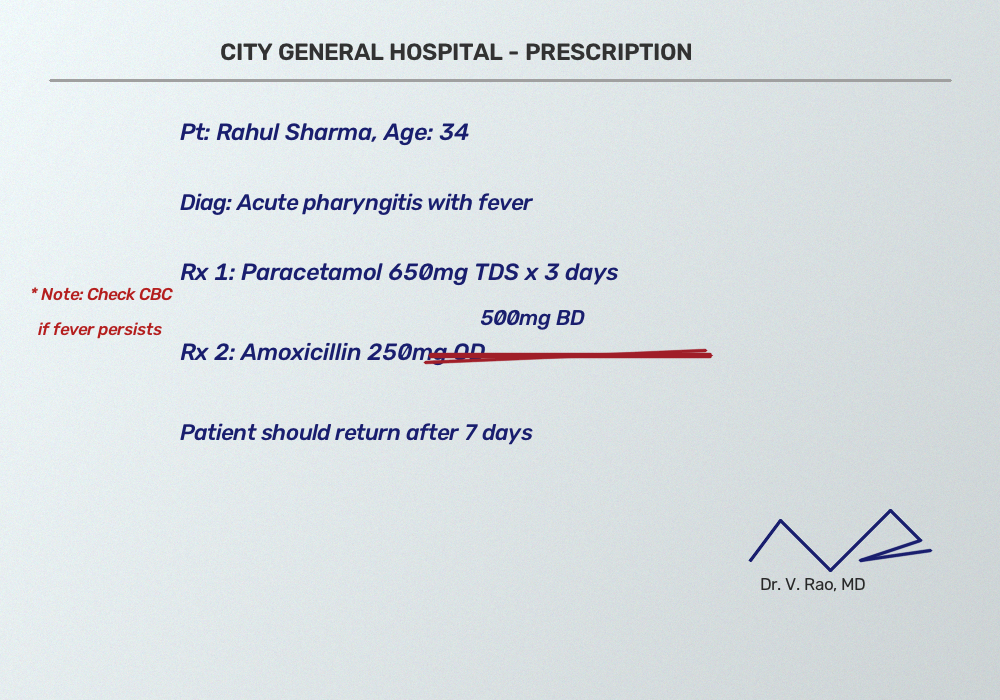
#> input picture ai/tests/samples/sample_doctor_prescription.png, 1000 x 700 px
$ python -i preprocessor.py   (imports and definitions only)
#> lines starting #> are read from the running program, lines starting #| are printed output that depends on the picture; after the words box and inside, x2 and y2 are one past the last pixel; in counts of white or black regions, pixels touching at a corner belong together
"""
Modular Image Preprocessor for Handwriting and Document Enhancement.
Preserves the original image while producing optimized inputs for HTR/OCR.
"""

from typing import Tuple, List, Dict, Optional, Union
from pathlib import Path
import cv2
import numpy as np


class ImagePreprocessor:
    """
    Applies selective, modular image enhancement operations to improve
    character contrast, eliminate shadows, correct page tilt, and reduce paper grain.
    """

    def __init__(self):
        pass

    @staticmethod
    def load_image(image_input: Union[str, Path, np.ndarray]) -> np.ndarray:
        """Loads image safely from path or validates existing numpy array."""
        if isinstance(image_input, (str, Path)):
            path = Path(image_input)
            if not path.exists():
                raise FileNotFoundError(f"Image not found at path: {path}")
            # cv2.imread on Windows handles UTF-8 paths poorly; use imdecode
            with open(path, "rb") as f:
                file_bytes = np.frombuffer(f.read(), dtype=np.uint8)
            img = cv2.imdecode(file_bytes, cv2.IMREAD_COLOR)
            if img is None:
                raise ValueError(f"Failed to decode image at path: {path}")
            return img
        elif isinstance(image_input, np.ndarray):
            return image_input.copy()
        else:
            raise TypeError(f"Unsupported image input type: {type(image_input)}")

    @staticmethod
    def smart_resize(img: np.ndarray, min_dim: int = 400, max_dim: int = 1080) -> Tuple[np.ndarray, float]:
        """
        Scales low-resolution handwriting to improve stroke visibility,
        and scales down oversized captures to optimize latency and memory.
        Returns resized image and the scale factor applied.
        """
        h, w = img.shape[:2]
        shortest = min(h, w)
        longest = max(h, w)

        scale = 1.0
        if longest > max_dim:
            scale = max_dim / float(longest)
        elif shortest < min_dim:
            scale = min_dim / float(shortest)

        if abs(scale - 1.0) > 0.05:
            new_w = int(w * scale)
            new_h = int(h * scale)
            interp = cv2.INTER_CUBIC if scale > 1.0 else cv2.INTER_AREA
            resized = cv2.resize(img, (new_w, new_h), interpolation=interp)
            return resized, scale
        return img, 1.0

    @staticmethod
    def normalize_illumination(img: np.ndarray) -> np.ndarray:
        """
        Removes uneven page lighting, mobile camera shadows, and gradients
        using morphological background approximation.
        """
        if len(img.shape) == 3:
            gray = cv2.cvtColor(img, cv2.COLOR_BGR2GRAY)
        else:
            gray = img.copy()

        # Large morphological kernel to estimate background illumination
        kernel_size = max(25, int(min(gray.shape) / 30) | 1)
        kernel = cv2.getStructuringElement(cv2.MORPH_RECT, (kernel_size, kernel_size))
        background = cv2.morphologyEx(gray, cv2.MORPH_DILATE, kernel)
        background = cv2.medianBlur(background, 21)

        # Normalize gray image by estimated background
        norm = np.clip((gray.astype(np.float32) / (background.astype(np.float32) + 1e-5)) * 255.0, 0, 255).astype(np.uint8)
        return norm

    @staticmethod
    def enhance_contrast_clahe(img: np.ndarray, clip_limit: float = 2.0, tile_size: int = 8) -> np.ndarray:
        """
        Contrast Limited Adaptive Histogram Equalization (CLAHE).
        Enhances faint ballpoint pen strokes and pencil scrawls without blowing out noise.
        """
        if len(img.shape) == 3:
            img = cv2.cvtColor(img, cv2.COLOR_BGR2GRAY)
        clahe = cv2.createCLAHE(clipLimit=clip_limit, tileGridSize=(tile_size, tile_size))
        return clahe.apply(img)

    @staticmethod
    def denoise_bilateral(img: np.ndarray, d: int = 5, sigma_color: float = 40.0, sigma_space: float = 40.0) -> np.ndarray:
        """
        Bilateral filtering smooths scanner/sensor noise and paper texture
        while strictly preserving high-frequency handwriting stroke boundaries.
        """
        return cv2.bilateralFilter(img, d=d, sigmaColor=sigma_color, sigmaSpace=sigma_space)

    @staticmethod
    def estimate_and_deskew(img: np.ndarray, max_angle: float = 30.0) -> Tuple[np.ndarray, float]:
        """
        Estimates skew angle via text contour orientations and straightens lines.
        Only applies correction if skew is between 0.8 and max_angle degrees.
        """
        if len(img.shape) == 3:
            gray = cv2.cvtColor(img, cv2.COLOR_BGR2GRAY)
        else:
            gray = img

        # Detect high-contrast stroke edges
        edges = cv2.Canny(gray, 50, 150, apertureSize=3)
        lines = cv2.HoughLinesP(edges, 1, np.pi / 180, threshold=100, minLineLength=80, maxLineGap=10)

        if lines is None or len(lines) < 4:
            return img, 0.0

        angles = []
        for line in lines:
            pts = line.reshape(-1)
            if len(pts) >= 4:
                x1, y1, x2, y2 = pts[0], pts[1], pts[2], pts[3]
                if x2 != x1:
                    angle = np.degrees(np.arctan2(y2 - y1, x2 - x1))
                    # Only keep near-horizontal text lines
                    if -max_angle <= angle <= max_angle:
                        angles.append(angle)

        if not angles:
            return img, 0.0

        median_angle = float(np.median(angles))
        if abs(median_angle) < 0.7:
            return img, 0.0  # Angle too small to bother rotating

        # Rotate around image center
        h, w = img.shape[:2]
        center = (w // 2, h // 2)
        rot_mat = cv2.getRotationMatrix2D(center, median_angle, 1.0)
        deskewed = cv2.warpAffine(img, rot_mat, (w, h), flags=cv2.INTER_CUBIC, borderMode=cv2.BORDER_REPLICATE)
        return deskewed, median_angle

    def process(
        self,
        image_input: Union[str, Path, np.ndarray],
        enabled_ops: Optional[List[str]] = None,
        store_artifacts: bool = False
    ) -> Tuple[np.ndarray, np.ndarray, List[str], Dict[str, np.ndarray]]:
        """
        Executes the selective preprocessing chain.

        Returns:
            original_image: Preserved untouched RGB/BGR image for VLM.
            preprocessed_image: Enhanced image for OCR/HTR engine.
            applied_operations: List of operation names actually applied.
            debug_artifacts: Dictionary mapping step names to intermediate visual arrays.
        """
        original = self.load_image(image_input)
        debug_artifacts: Dict[str, np.ndarray] = {"0_original": original.copy()} if store_artifacts else {}
        applied_ops: List[str] = []

        if enabled_ops is None:
            # Default production sequence tailored for messy handwriting
            enabled_ops = ["smart_resize", "illumination_norm", "clahe", "bilateral_denoise", "deskew"]

        current = original.copy()

        # Step 1: Smart Resize
        if "smart_resize" in enabled_ops:
            current, scale = self.smart_resize(current)
            if scale != 1.0:
                applied_ops.append(f"smart_resize(scale={scale:.2f})")
                if store_artifacts:
                    debug_artifacts["1_resized"] = current.copy()

        # Step 2: Illumination Normalization
        if "illumination_norm" in enabled_ops:
            current = self.normalize_illumination(current)
            applied_ops.append("normalize_illumination")
            if store_artifacts:
                debug_artifacts["2_illum_norm"] = current.copy()
        elif len(current.shape) == 3:
            current = cv2.cvtColor(current, cv2.COLOR_BGR2GRAY)

        # Step 3: Contrast Enhancement (CLAHE)
        if "clahe" in enabled_ops:
            current = self.enhance_contrast_clahe(current)
            applied_ops.append("clahe_contrast_enhancement")
            if store_artifacts:
                debug_artifacts["3_clahe"] = current.copy()

        # Step 4: Bilateral Denoising
        if "bilateral_denoise" in enabled_ops:
            current = self.denoise_bilateral(current)
            applied_ops.append("bilateral_denoise")
            if store_artifacts:
                debug_artifacts["4_denoised"] = current.copy()

        # Step 5: Deskew
        if "deskew" in enabled_ops:
            current, angle = self.estimate_and_deskew(current)
            if abs(angle) >= 0.7:
                applied_ops.append(f"deskew(angle={angle:.1f}deg)")
                if store_artifacts:
                    debug_artifacts["5_deskewed"] = current.copy()

        if store_artifacts:
            debug_artifacts["final_preprocessed"] = current.copy()
        return original, current, applied_ops, debug_artifacts

    @staticmethod
    def sharpen(img: np.ndarray, amount: float = 1.2) -> np.ndarray:
        """
        Unsharp masking filter to crispen faint cursive strokes.
        """
        if len(img.shape) == 3:
            gray = cv2.cvtColor(img, cv2.COLOR_BGR2GRAY)
        else:
            gray = img
        blurred = cv2.GaussianBlur(gray, (0, 0), 2.0)
        sharpened = cv2.addWeighted(gray, 1.0 + amount, blurred, -amount, 0)
        return sharpened

    @staticmethod
    def adaptive_threshold(img: np.ndarray) -> np.ndarray:
        """
        Gaussian adaptive thresholding to separate ink strokes from textured or stained paper.
        """
        if len(img.shape) == 3:
            gray = cv2.cvtColor(img, cv2.COLOR_BGR2GRAY)
        else:
            gray = img
        return cv2.adaptiveThreshold(
            gray, 255, cv2.ADAPTIVE_THRESH_GAUSSIAN_C, cv2.THRESH_BINARY, 21, 10
        )

    def generate_variants(self, base_preprocessed: np.ndarray) -> Dict[str, np.ndarray]:
        """
        Generates candidate preprocessing variants for multi-pass OCR comparison.
        Kept lean to minimize RAM overhead on low-memory environments.
        """
        return {
            "standard_enhanced": base_preprocessed,
            "sharpened_contrast": self.sharpen(base_preprocessed, amount=1.2),
        }

>>> import cv2
>>> picture = cv2.imread('../../tests/samples/sample_doctor_prescription.png')
#> picture is the input picture: shape (700, 1000, 3); mean B, G, R 226, 222.8, 216.3
>>> result = ImagePreprocessor().process(picture)
#> in process, `debug_artifacts: Dict[str, np.ndarray] = {"0_original": original.copy(..`: debug_artifacts = 0 items
#> in process, `current, scale = self.smart_resize(current)`: scale = 1
#> in normalize_illumination, `gray = cv2.cvtColor(img, cv2.COLOR_BGR2GRAY)`:
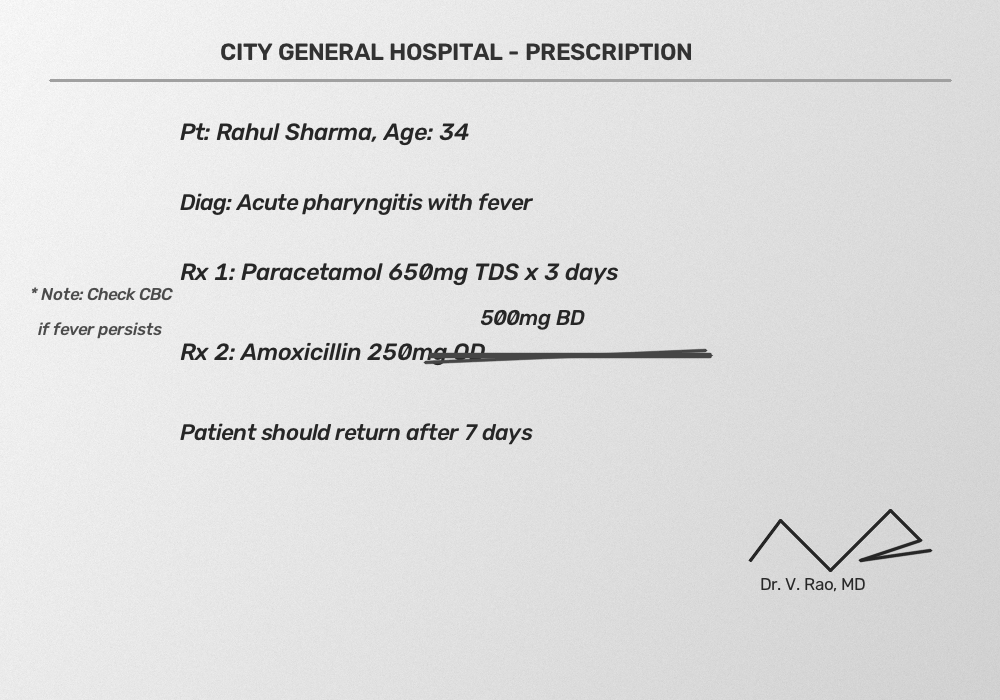
#> gray: shape (700, 1000); min 38, max 251, mean 221.2
#> in normalize_illumination, `background = cv2.morphologyEx(gray, cv2.MORPH_DILATE, kernel)`:
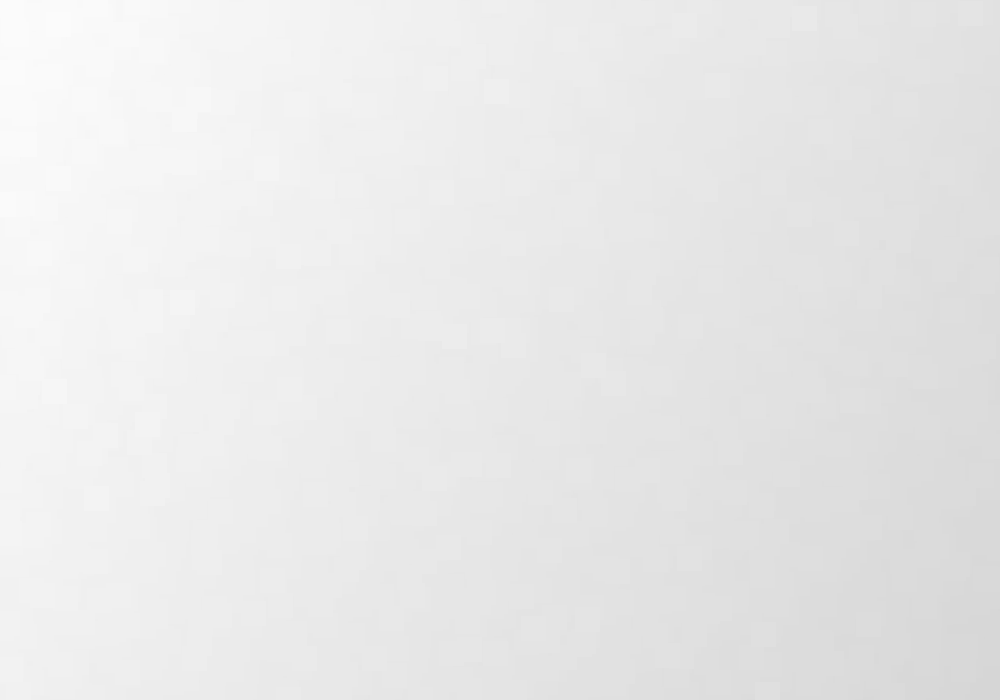
#> background: shape (700, 1000); min 214, max 251, mean 233
#> in normalize_illumination, `norm = np.clip((gray.astype(np.float32) / (background.astype(np.float3..`:
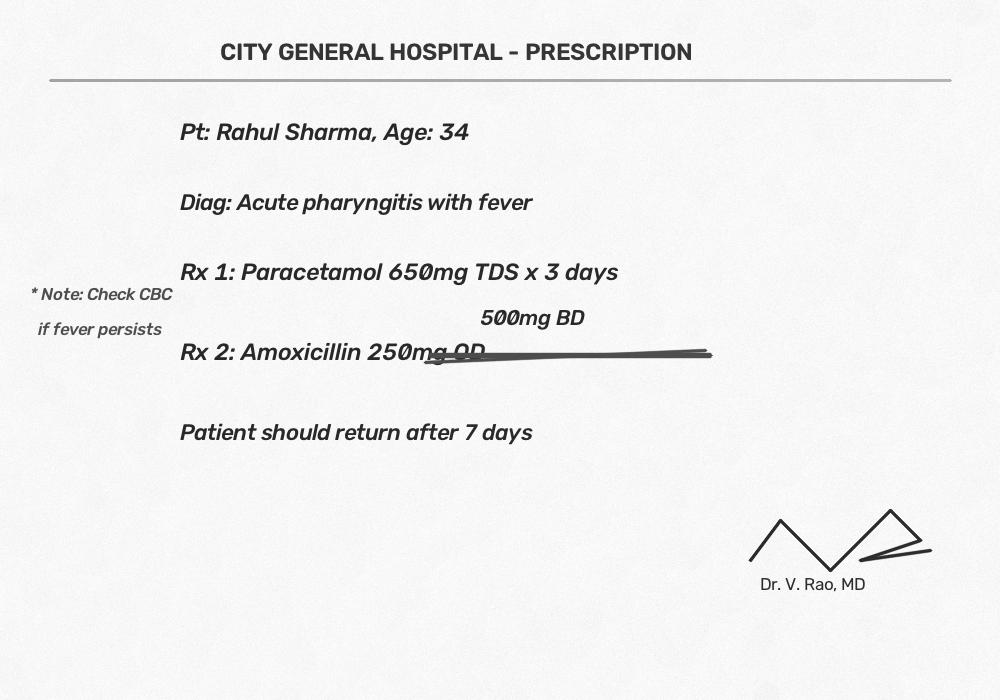
#> norm: shape (700, 1000); min 39, max 254, mean 241.7
#> in estimate_and_deskew, `edges = cv2.Canny(gray, 50, 150, apertureSize=3)`:
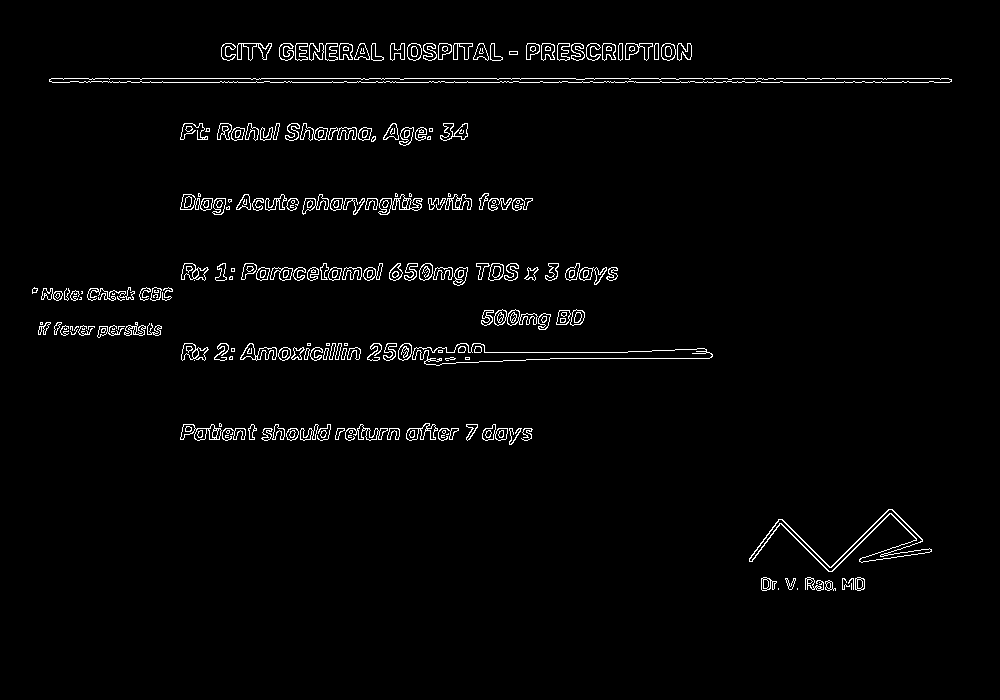
#> edges: shape (700, 1000); 2.2% white in thin lines or dots, all inside (x1, y1, x2, y2) = (32, 43, 952, 591)
#> in estimate_and_deskew, `lines = cv2.HoughLinesP(edges, 1, np.pi / 180, threshold=100, minLineL..`: lines = 60 rows, first 6: [51, 78, 948, 78], [102, 82, 949, 82], [391, 43, 494, 43], [243, 352, 360, 352], [550, 358, 709, 358], [281, 59, 502, 59]
#> the loop in estimate_and_deskew, `for line in lines:` made 60 passes
#> (x1, y1, x2, y2, angle) on passes 1 to 12: (51, 78, 948, 78, 0), (102, 82, 949, 82, 0), (391, 43, 494, 43, 0), (243, 352, 360, 352, 0), (550, 358, 709, 358, 0), (281, 59, 502, 59, 0), (242, 198, 532, 198, 0), (182, 428, 458, 428, 0), (373, 352, 627, 352, 0), (180, 209, 526, 209, 0), (195, 439, 452, 439, 0), (181, 359, 469, 359, 0)
#> after the loop in estimate_and_deskew, `for line in lines:`: angles = 60 values, max 2.39 at index 39, min -3.06 at index 52, mean 0.0837
#> in estimate_and_deskew, `median_angle = float(np.median(angles))`: median_angle = 0

$ run again, on ai/tests/samples/sample_messy_scrawl.png
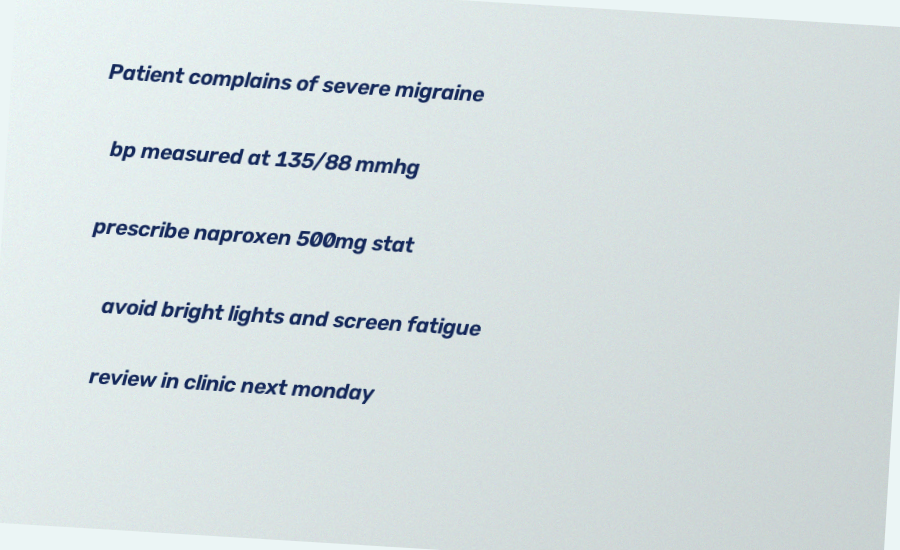
#> input picture ai/tests/samples/sample_messy_scrawl.png, 900 x 550 px
#> picture is the input picture: shape (550, 900, 3); mean B, G, R 223.6, 222.5, 213
#> debug_artifacts = 0 items
#> scale = 1
#> in estimate_and_deskew, `edges = cv2.Canny(gray, 50, 150, apertureSize=3)`:
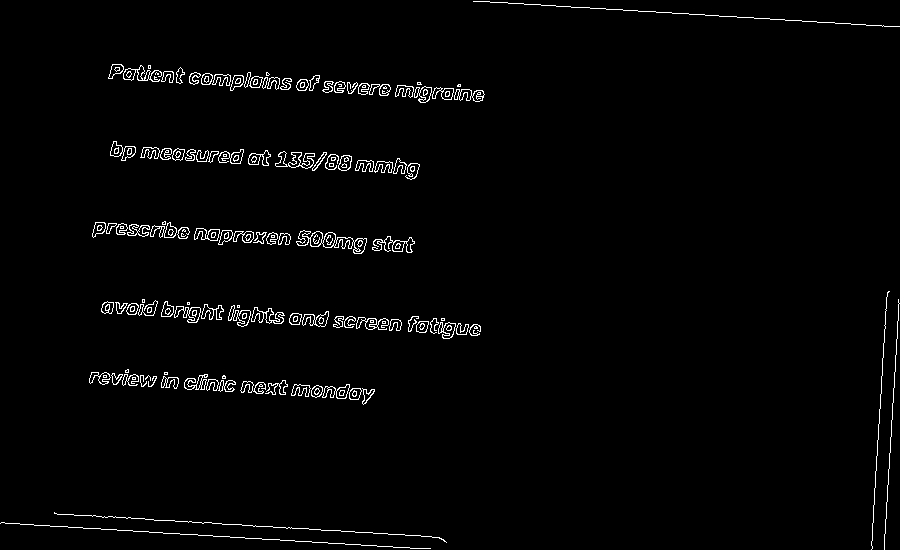
#> edges: shape (550, 900); 1.9% white in thin lines or dots
#> lines = 35 rows, first 6: [110, 70, 482, 90], [101, 309, 477, 335], [102, 304, 477, 324], [124, 79, 482, 98], [102, 306, 480, 326], [166, 520, 293, 528]
#> the loop in estimate_and_deskew, `for line in lines:` made 35 passes
#> (x1, y1, x2, y2, angle) on passes 1 to 8: (110, 70, 482, 90, 3.08), (101, 309, 477, 335, 3.96), (102, 304, 477, 324, 3.05), (124, 79, 482, 98, 3.04), (102, 306, 480, 326, 3.03), (166, 520, 293, 528, 3.6), (109, 74, 484, 94, 3.05), (874, 492, 888, 291, -86.02)
#> after the loop in estimate_and_deskew, `for line in lines:`: angles = 33 values, max 4.74 at index 31, min 1.92 at index 22, mean 3.47
#> median_angle = 3.6
#> rot_mat = [[0.998, 0.0629, -16.4], [-0.0629, 0.998, 28.83]]
#> in estimate_and_deskew, `deskewed = cv2.warpAffine(img, rot_mat, (w, h), flags=cv2.INTER_CUBIC,..`:
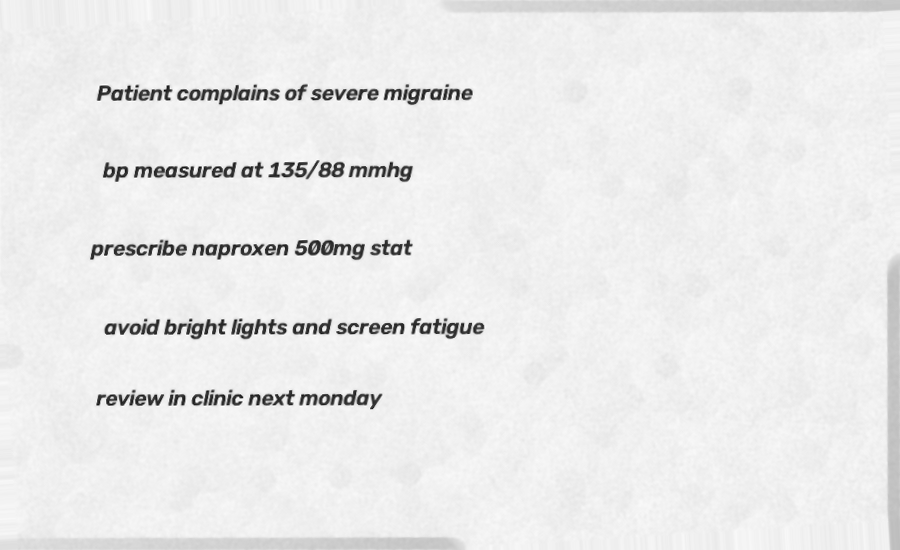
#> deskewed: shape (550, 900); min 5, max 255, mean 234.5
#> in process, `current, angle = self.estimate_and_deskew(current)`: angle = 3.6
